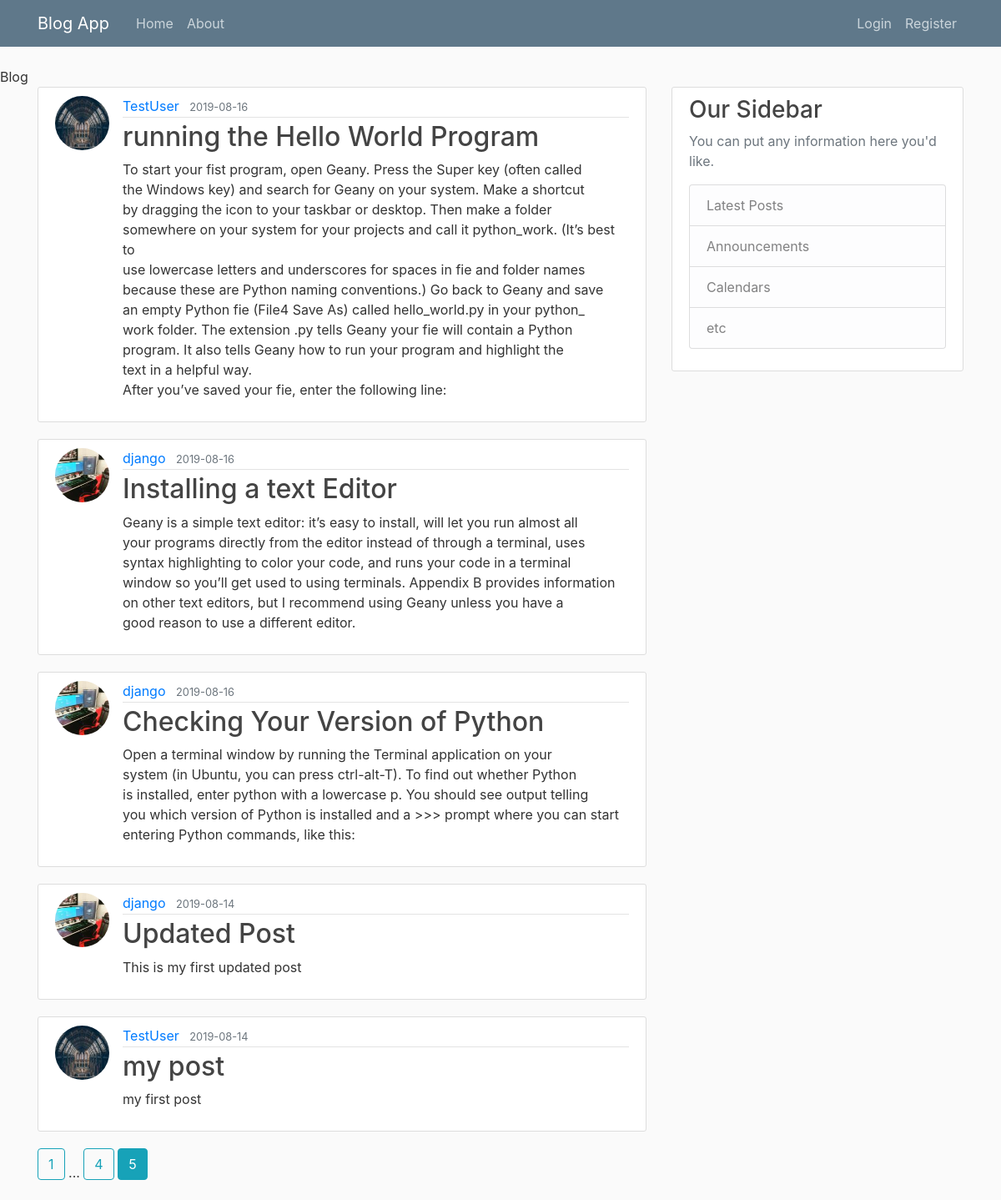
/home?page=5, run on the app's committed database.
### flaskblog/models.py (models this page shows, shortened)
class Post(db.Model):
    id = db.Column(db.Integer, primary_key=True)
    title = db.Column(db.String(100), nullable=False)
    date_posted = db.Column(db.DateTime, nullable=False, default=datetime.utcnow)
    content = db.Column(db.Text, nullable=False)
    user_id = db.Column(db.Integer, db.ForeignKey('user.id'), nullable=False)

class User(db.Model, UserMixin):
    id = db.Column(db.Integer, primary_key=True)
    username = db.Column(db.String(20), unique=True, nullable=False)
    email = db.Column(db.String(120), unique=True, nullable=False)
    image_file =  db.Column(db.String(20), nullable=False, default= 'default.jpg')
    password = db.Column(db.String(60), nullable=False)
    posts = db.relationship('Post', backref='author', lazy=True)

### flaskblog/main/routes.py (the view)
@main.route('/')
@main.route('/home')
def home():
    page = request.args.get('page',1,type=int)
    posts = Post.query.order_by(Post.date_posted.desc()).paginate(page=page, per_page=5 )
    return render_template('home.html', posts=posts)

### flaskblog/templates/home.html
{% extends "layout.html" %}
{% block content %}
    {% for post in posts.items %}
        <article class="media content-section">
          <img class="rounded-circle article-img" src="{{ url_for('static', filename='profile_pix/' + post.author.image_file) }}" alt="">
            <div class="media-body">
              <div class="article-metadata">
                <a class="mr-2" href="{{ url_for('users.user_posts', username=post.author.username) }}">{{ post.author.username }}</a>
                <small class="text-muted">{{ post.date_posted.strftime('%Y-%m-%d') }}</small>
              </div>
              <h2><a class="article-title" href="{{ url_for('posts.post', post_id=post.id) }}">{{ post.title }}</a></h2>
              <p class="article-content">{{ post.content }}</p>
            </div>
          </article>
    {% endfor %}
    {% for page_num in posts.iter_pages(left_edge=1, right_edge=1, left_current=1, right_current=2 ) %}
      {% if page_num %}
        {% if posts.page == page_num %}
          <a class="btn btn-info mb-4" href="{{ url_for('main.home', page=page_num) }}">{{ page_num }}</a>
        {% else %}
          <a class="btn btn-outline-info mb-4" href="{{ url_for('main.home', page=page_num) }}">{{ page_num }}</a>
        {% endif %}
      {% else %}
        ...
      {% endif %}
    {% endfor %}
{% endblock %}

### flaskblog/static/main.css (style rules this page uses)
body { background: #fafafa; color: #333333; margin-top: 5rem; }
h1, h2, h3, h4, h5, h6 { color: #444444; }
.content-section { background: #ffffff; padding: 10px 20px; border: 1px solid #dddddd; border-radius: 3px; margin-bottom: 20px; }
.article-title { color: #444444; }
.article-content { white-space: pre-line; }
.article-img { height: 65px; width: 65px; margin-right: 16px; }
.article-metadata { padding-bottom: 1px; margin-bottom: 4px; border-bottom: 1px solid #e3e3e3 }

### data on the page
Post: image_file (picture), author.username "TestUser", date_posted "2019-08-16", title "running the Hello World Program", content "To start your fist program, open Geany. Press the Super key (often called the Windows key) and search for Geany on your system. Make a shortcut by dragging the icon to your taskbar or desktop. Then make a folder somewhere on your system for your projects and call it python_work. (It’s best to use lowercase letters and underscores for spaces in fie and folder names because these are Python naming conventions.) Go back to Geany and save an empty Python fie (File4 Save As) called hello_world.py in your python_ work folder. The extension .py tells Geany your fie will contain a Python program. It also tells Geany how to run your program and highlight the text in a helpful way. After you’ve saved…"
Post: image_file (picture), author.username "django", date_posted "2019-08-16", title "Installing a text Editor", content "Geany is a simple text editor: it’s easy to install, will let you run almost all your programs directly from the editor instead of through a terminal, uses syntax highlighting to color your code, and runs your code in a terminal window so you’ll get used to using terminals. Appendix B provides information on other text editors, but I recommend using Geany unless you have a good reason to use a different editor."
Post: image_file (picture), author.username "django", date_posted "2019-08-16", title "Checking Your Version of Python", content "Open a terminal window by running the Terminal application on your system (in Ubuntu, you can press ctrl-alt-T). To find out whether Python is installed, enter python with a lowercase p. You should see output telling you which version of Python is installed and a >>> prompt where you can start entering Python commands, like this:"
Post: image_file (picture), author.username "django", date_posted "2019-08-14", title "Updated Post", content "This is my first updated post"
Post: image_file (picture), author.username "TestUser", date_posted "2019-08-14", title "my post", content "my first post"

### other printed values
{{ page_num }} "1" "4"
{{ page_num }} "5"
